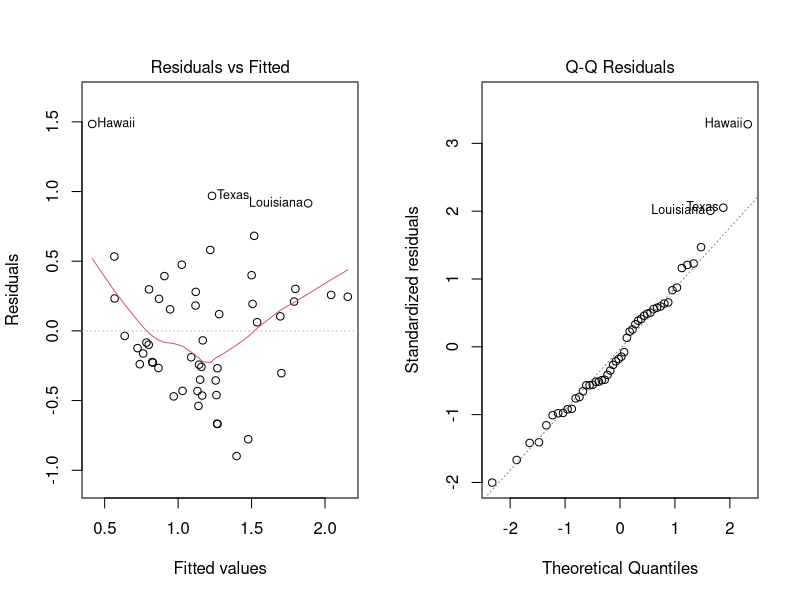

R code for this plot: (Note: this script raises an error after producing the figure.)
states <- data.frame(state.x77)
View(states)
mylm <- lm(Illiteracy ~ Income + Life.Exp, data=states)
summary(mylm)
par(mfrow=c(1,2))
plot(mylm, which=1:2)


library(car)

?Highway1
View(Highway1)

mylm <- lm(rate ~ slim + shld + trks, data=Highway1)
mylm$coefficients
17.69097 + -.20484*55 + .02015*6 + -.28175*10 

?mpg
View(mpg)
plot(hwy ~ cty, data=mpg)
mylm <- lm(hwy ~ cty, data=mpg)
summary(mylm)
par(mfrow=c(1,2))
plot(mylm, which=1:2)

plot(mylm$residuals ~ cyl, data=mpg)
boxplot(mylm$residuals ~ drv, data=mpg)
plot(mylm$residuals ~ displ, data=mpg)

mylm <- lm(hwy ~ cty + drv, data=mpg)
mplot(hwy ~ cty, data=mpg, col=mpg$drv)
?mplot
